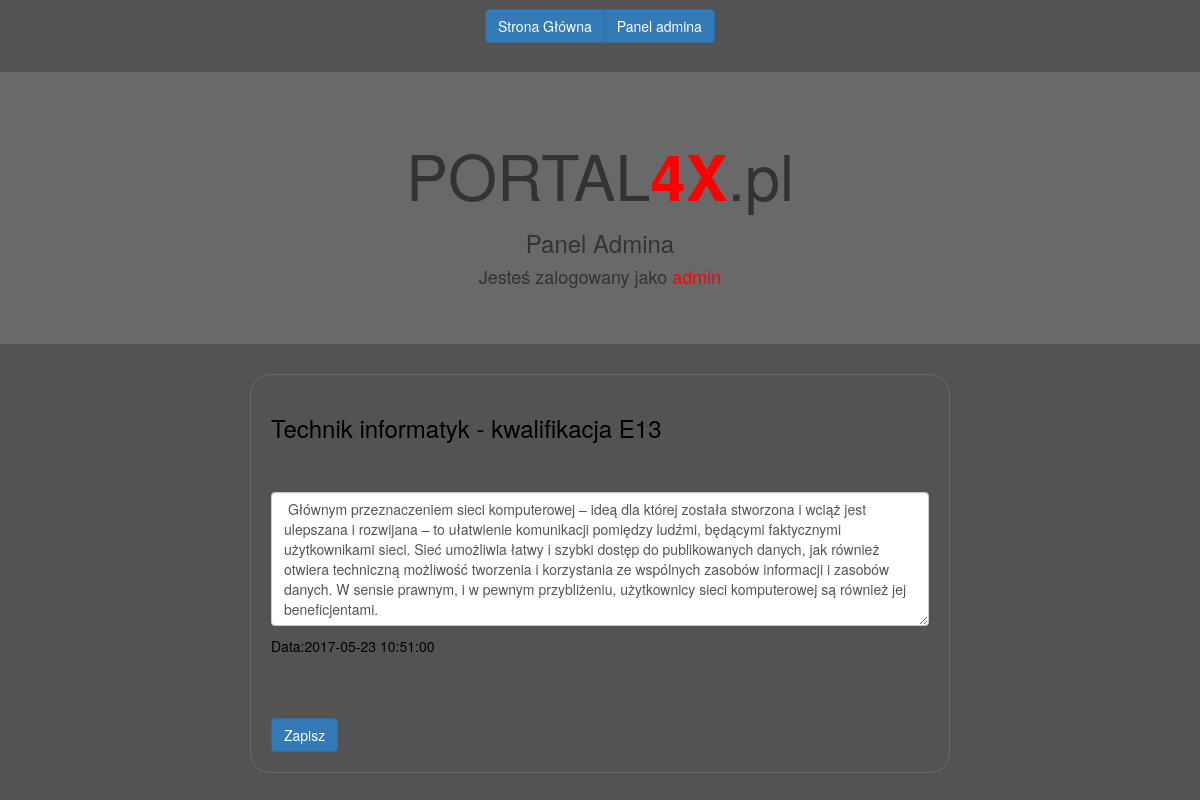
/edytuj_e13.php (signed in), run on the app's committed database.
### tables this page shows
CREATE TABLE IF NOT EXISTS `e13` (
  `IDwpis` int(11) NOT NULL,
  `Wpis` text NOT NULL,
  `Data` timestamp NOT NULL DEFAULT CURRENT_TIMESTAMP ON UPDATE CURRENT_TIMESTAMP
);

### edytuj_e13.php (the view, shortened to what this page needs)
<!DOCTYPE HTML>
<html lang="pl">
<head>
	<link rel="stylesheet" href="https://maxcdn.bootstrapcdn.com/bootstrap/3.3.7/css/bootstrap.min.css">
	<link rel="stylesheet" href="style_MY.css" type="text/css"/>
</head>
<body>
	<div class="well well-sm">
		<div class="btn-group">
  		<a href="index.php" class="btn btn-primary">Strona Główna</a>
  		<a href="admin.php" class="btn btn-primary">Panel admina</a>
		</div>
	</div>
	<div class="jumbotron">
		<h1 align="center"> PORTAL<strong style="color:red;">4X</strong>.pl</h1>
		<h3>Panel Admina</h3>
		<?php
			$login = $_SESSION['log'];
			echo "<h4 align=center>Jesteś zalogowany jako <span style='color:red;'>$login</span></h4>"
			?>
	</div>
	<div class="col-md-7 center-block" >
		<h3> <a href="e13.php" class="links_not_important">Technik informatyk - kwalifikacja E13</a> </h3>
		<?php
			$p = mysqli_connect('localhost', 'root', '');
			mysqli_query($p, "SET CHARSET utf8");
			mysqli_query($p, "SET NAMES 'utf8' COLLATE 'utf8_polish_ci'");
			$zapytanie_e13 = mysqli_query($p, 'SELECT * FROM e13');
			while($r = mysqli_fetch_array($zapytanie_e13))
			{
				echo "<form action='edytuj_wpis.php' method='post'>";
				echo "<br><h3><textarea type='text' name='updated_wpis' required rows='6' cols='50' class='form-control  ckeditor' >".$r['Wpis']."</textarea></h3><p>Data:".$r['Data']."</p>";
				$data = $r['Data'];
				$name_e13 = $r['IDwpis'];
				echo "<input type='text' name='$name_e13' value='$data' style='visibility:hidden' /><br>";
				echo "<input type='text' name='tabela' value='e13' style='visibility:hidden' /><br>";
				echo "<input type='submit' name='zapis' value='Zapisz' class='btn btn-primary' />";
				echo "</form>";
			}
		?>
	</div>
	<br><br>
</body>
</html>

### style_MY.css (style rules this page uses)
body { background-color: #535353; }
.center-block { float: none; border: 1px solid silver; padding: 20px; border-radius: 20px; }
.well { text-align: center; background-color: #535353; border: none; }
.col-md-7 { background-color: #535353; color: black; border: 1px solid #696969; }
.jumbotron { background-color: #696969; }
.jumbotron > h3 { text-align: center; }
h3 > a { text-decoration: none; color: black; }

### data on the page
e13: updated_wpis "Głównym przeznaczeniem sieci komputerowej – ideą dla której została stworzona i wciąż jest ulepszana i rozwijana – to ułatwienie komunikacji pomiędzy ludźmi, będącymi faktycznymi użytkownikami sieci. Sieć umożliwia łatwy i szybki dostęp do publikowanych danych, jak również otwiera techniczną możliwość tworzenia i korzystania ze wspólnych zasobów informacji i zasobów danych. W sensie prawnym, i w pewnym przybliżeniu, użytkownicy sieci komputerowej są również jej beneficjentami.", Data "2017-05-23 10:51:00"

### other printed values
$login "admin"
